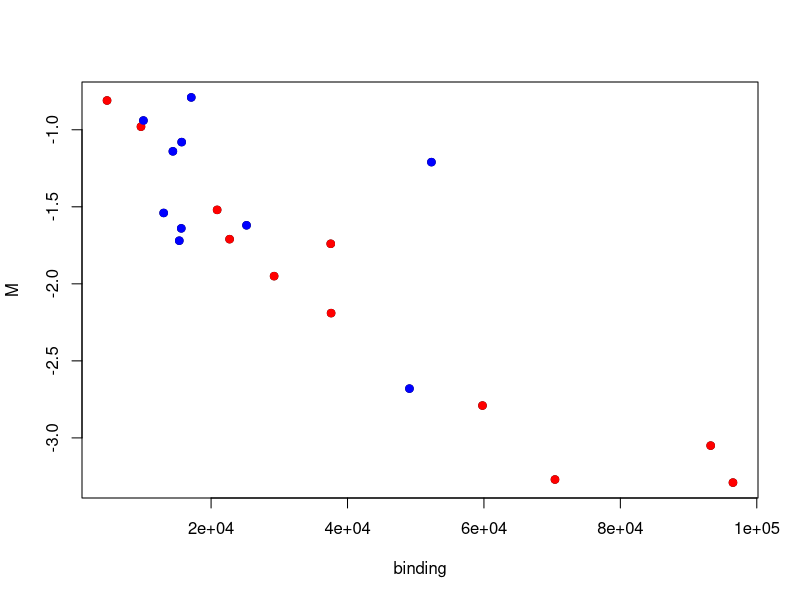
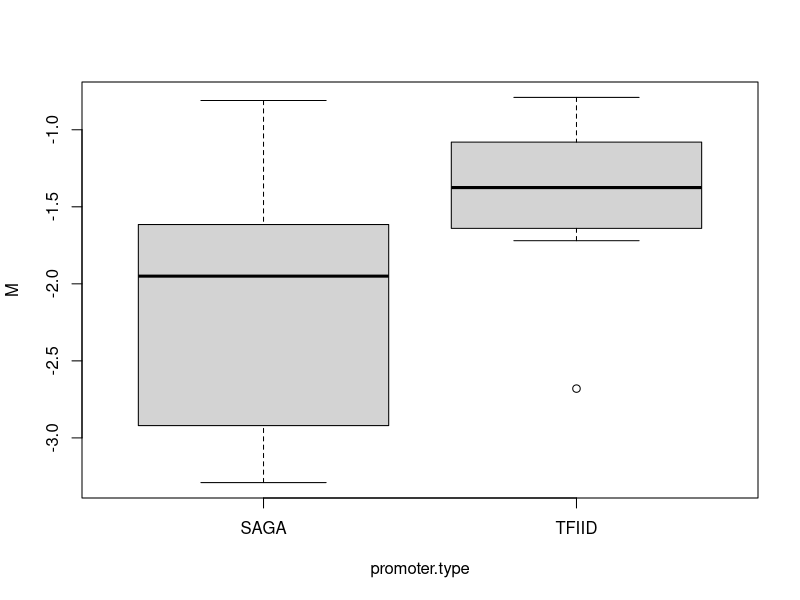
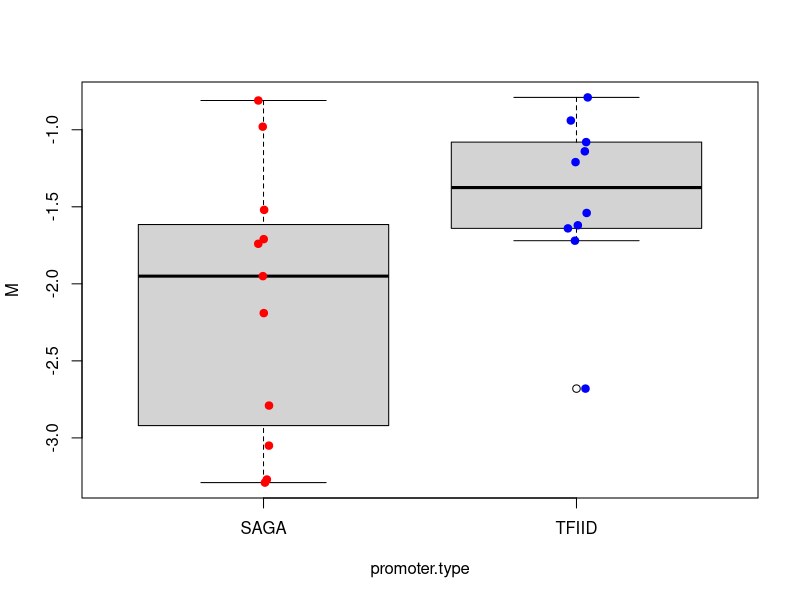
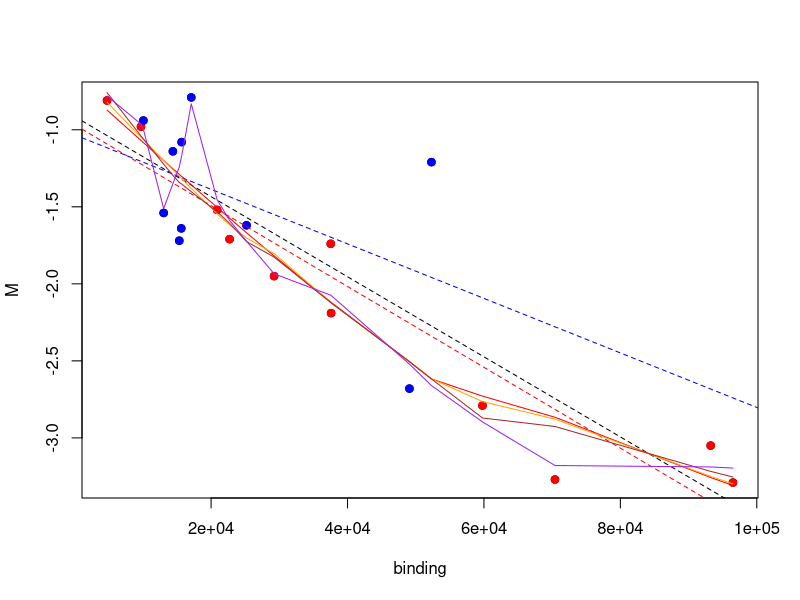

These figures' R source, in order:
setwd("~/git/advanced-git")

hsf1 <- read.table("hsf1.type.txt", stringsAsFactors=TRUE)
## Data from de Jonge et al., EMBO J. 2016. Rownames are names of target
## genes (yeast), M is log2(fold-change ratio of mRNA expression) in
## response to Hsf1-depeletion, binding is Hsf1-binding to target genes,
## promoter.type is the class of promoter this gene has. Data is also in
## https://pastebin.com/WxamLAWZ http://tinyurl.com/hsf1data

plot(data=hsf1, M ~ binding)
with(hsf1[hsf1$promoter.type=='SAGA',],
     {points(M ~ binding, col='red',pch=19)})
with(hsf1[hsf1$promoter.type=='TFIID',],
     {points(M ~ binding, col='blue',pch=19)})

## t.test
with(hsf1, t.test(M ~ promoter.type))
with(hsf1, t.test(binding ~ promoter.type))
## Box plots, of M (and/or binding)
## to use plot, hsf1$promoter.type must be a factor!
with(hsf1, plot(M ~ promoter.type))
boxplot(M ~ promoter.type, data=hsf1)
## (replace M with binding for same on the binding data)

## Extra: to add the points themselves, use x=1 for saga, x = 2 for TFIID
saga <- hsf1[ hsf1$promoter.type == "SAGA", "M"]
tfiid <- hsf1[ hsf1$promoter.type == "TFIID", "M"]
points(x=jitter(rep(1, length.out=length(saga))), y=saga, col="red", pch=19)
points(x=jitter(rep(2, length.out=length(tfiid))), y=tfiid, col="blue", pch=19)

plot(data=hsf1, M ~ binding)
with(hsf1[hsf1$promoter.type=='SAGA',],
     {points(M ~ binding, col='red',pch=19)})
with(hsf1[hsf1$promoter.type=='TFIID',],
     {points(M ~ binding, col='blue',pch=19)})
lm <- lm(M~binding,data=hsf1)
abline(lm,  col="black",lty=2)
lm <- lm(M~binding,data=hsf1[hsf1$promoter.type=="SAGA",])
abline(lm,  col="red",lty=2)
lm <- lm(M~binding,data=hsf1[hsf1$promoter.type=="TFIID",])
abline(lm,  col="blue",lty=2)

## slope difference ancova!
summary(lm(M ~ binding + promoter.type + binding:promoter.type, data=hsf1))

## 
spans <- c(red=0.9, orange=0.7, brown=0.5, purple=0.3)
for(color in names(spans)) 
  with(hsf1, lines(lowess(M ~ binding, f=spans[color]), col=color))

## ------------------------------------------------------------------------
